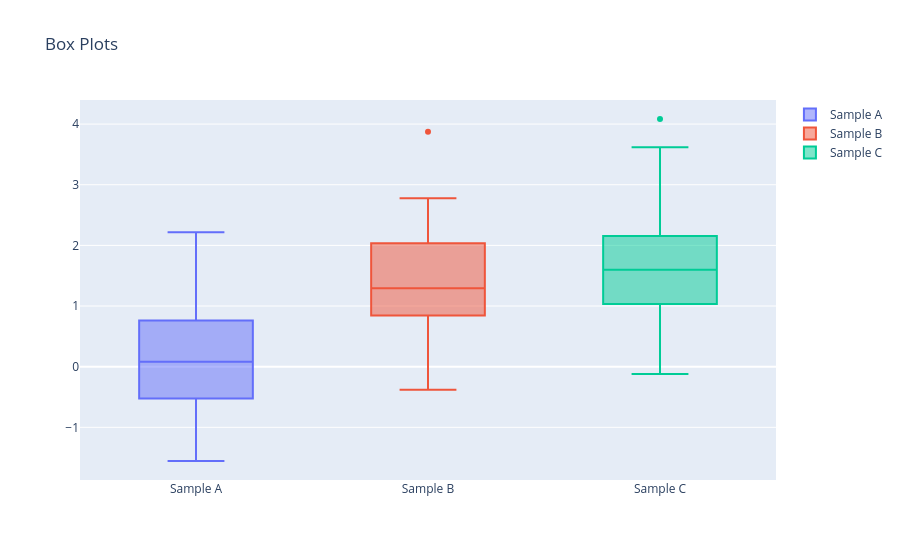

Notebook source saved alongside this figure:
### Code cell
import numpy as np
import plotly.graph_objects as go

y0 = np.random.randn(50)
y1 = np.random.randn(50) + 1
y2 = np.random.randn(50) + 2

fig = go.Figure()

fig.add_trace(go.Box(y=y0, name='Sample A'))
fig.add_trace(go.Box(y=y1, name='Sample B'))
fig.add_trace(go.Box(y=y2, name='Sample C'))

fig.update_layout(
    title='Box Plots',
    showlegend=True
)

fig.show()
